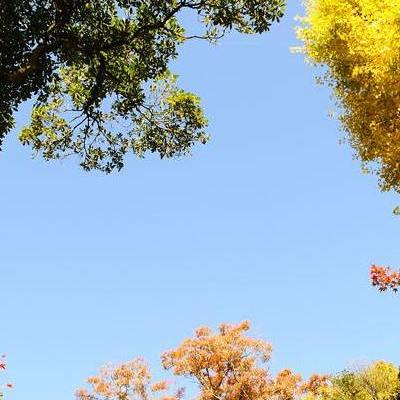
#> input picture normal/image/view.jpg, 400 x 400 px, found by its file name
$ jupyter execute mathematical.ipynb
#> lines starting #> are read from the running program, lines starting #| are printed output that depends on the picture
[cell 1]
import cv2 as cv
import matplotlib.pyplot as plt
import numpy as np

[cell 2]
x = np.uint8([250, 34])
y = np.uint8([250, 3])

[cell 3]
cv.add(x, y)

[cell 4]
x+y

[cell 5]
def show_img(img, mode=None, figsize=None):
    if figsize:
        plt.figure(figsize=figsize)
    plt.imshow(img[:,:,::-1], cmap=mode)
    plt.axis('off')
    plt.show()

[cell 6]
img1 = cv.imread('/Users/dengjiacheng/PycharmProjects/opencv1/normal/image/view.jpg')
#> img1 is the input picture: shape (400, 400, 3); mean B, G, R 191.3, 177.1, 156.1

[cell 7]
show_img(img1)

[cell 8]
img2 = cv.imread('/Users/dengjiacheng/PycharmProjects/opencv1/normal/image/rain.jpg')
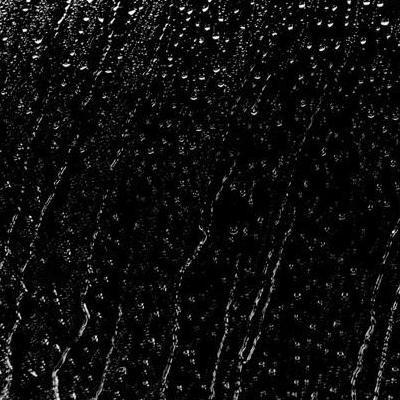
#> input picture normal/image/rain.jpg, 400 x 400 px, found by its file name
#> img2 is the input picture: shape (400, 400, 3); min 0, max 255, mean 14.4

[cell 9]
show_img(img2)

[cell 10]
img3 = cv.add(img2, img1)
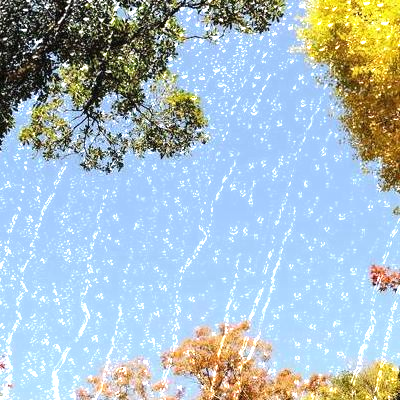
#> img3: shape (400, 400, 3); mean B, G, R 198.7, 188.7, 168.4

[cell 11]
show_img(img3)

[cell 12]
img4 = img2+img1
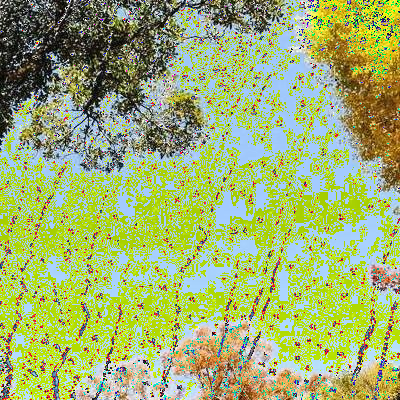
#> img4: shape (400, 400, 3); mean B, G, R 113.2, 176.8, 158.4

[cell 13]
show_img(img4)

[cell 14]
img5 = cv.addWeighted(img1, 0.7, img2, 0.3, 0)
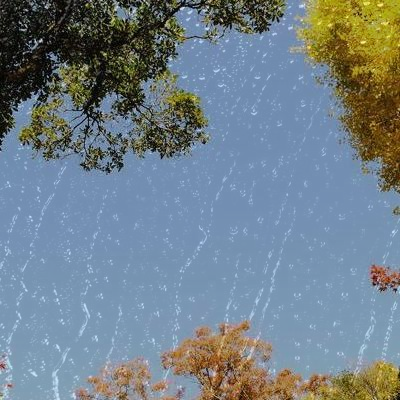
#> img5: shape (400, 400, 3); mean B, G, R 138.2, 128.3, 113.6

[cell 15]
show_img(img5, figsize=(8, 8))
